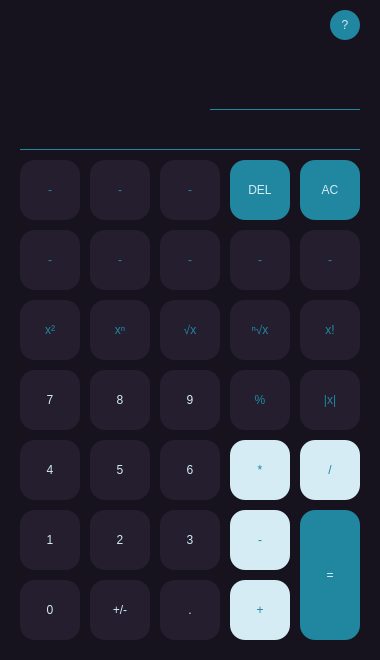
<?xml version="1.0" encoding="UTF-8"?>
<ui version="4.0">
 <class>MainWindow</class>
 <widget class="QMainWindow" name="MainWindow">
  <property name="enabled">
   <bool>true</bool>
  </property>
  <property name="geometry">
   <rect>
    <x>0</x>
    <y>0</y>
    <width>380</width>
    <height>660</height>
   </rect>
  </property>
  <property name="minimumSize">
   <size>
    <width>380</width>
    <height>660</height>
   </size>
  </property>
  <property name="maximumSize">
   <size>
    <width>380</width>
    <height>660</height>
   </size>
  </property>
  <property name="windowTitle">
   <string>Calculator</string>
  </property>
  <property name="windowIcon">
   <iconset>
    <normaloff>calculator.svg</normaloff>calculator.svg</iconset>
  </property>
  <property name="styleSheet">
   <string notr="true">QMainWindow{
	background-color: rgb(23, 19, 30);
}
QPushButton{
	border-radius: 15px;
	font: 700 18pt &quot;Segoe UI&quot;;
}
QFrame{
	border: none;
}
/*******************************************************************/
QPushButton#bt_divide, QPushButton#bt_multiply, QPushButton#bt_plus, QPushButton#bt_minus{
	background-color: rgb(213, 236, 245);
	color: rgb(33, 135, 161);
}
QPushButton#bt_equal{	
	background-color: rgb(33, 135, 161);
	color: rgb(213, 236, 245);
}
QPushButton#bt_equal:hover, QPushButton#bt_divide:hover, QPushButton#bt_multiply:hover, QPushButton#bt_plus:hover, QPushButton#bt_minus:hover{	
	background-color: rgb(36, 30, 47);
	border: 1px solid rgb(33, 135, 161);
}
/*******************************************************************/
QFrame#fr_numbers QPushButton{
	background-color: rgb(36, 30, 47);
	color: rgb(213, 236, 245);
}
QFrame#fr_numbers QPushButton:hover{
	border: 1px solid rgb(33, 135, 161);
}
/*******************************************************************/
QFrame#fr_advanced_operations QPushButton{
	background-color: rgb(36, 30, 47);
	color: rgb(33, 135, 161);
	font: 700 14pt &quot;Segoe UI&quot;;
}
QPushButton#bt_modulo, QPushButton#bt_abs{
	background-color: rgb(36, 30, 47);
	color: rgb(33, 135, 161);
	font: 700 14pt &quot;Segoe UI&quot;;
}
QFrame#fr_advanced_operations QPushButton:hover, QPushButton#bt_modulo:hover, QPushButton#bt_abs:hover{
	border: 1px solid rgb(33, 135, 161);
}
QFrame#fr_advanced_operations QPushButton#bt_del, QFrame#fr_advanced_operations QPushButton#bt_ac{
	background-color: rgb(33, 135, 161);
	color: rgb(213, 236, 245);
}
QFrame#fr_advanced_operations QPushButton#bt_del:hover, QFrame#fr_advanced_operations QPushButton#bt_ac:hover{
	background-color: rgb(36, 30, 47);
	border: 1px solid rgb(33, 135, 161);
}
/*******************************************************************/
QLabel{
	color: rgb(213, 236, 245);
	border-bottom-width: 1px;
	border-bottom-style: solid;
	border-radius: 0px;
	border-bottom-color: rgb(33, 135, 161);
}
/*******************************************************************/
QLabel#lb_expression{
	font: 14pt &quot;Segoe UI&quot;;
}
/*******************************************************************/
QLabel#lb_number{
	font: 26pt &quot;Segoe UI&quot;;
}
/*******************************************************************/
QPushButton#bt_help{
	background-color: rgb(33, 135, 161);
	color: rgb(213, 236, 245);
	font: 700 9pt &quot;Segoe UI&quot;;
}
QPushButton#bt_help:hover{	
	background-color: rgb(36, 30, 47);
	color: rgb(213, 236, 245);
	border: 1px solid rgb(33, 135, 161);
}</string>
  </property>
  <widget class="QWidget" name="centralwidget">
   <widget class="QPushButton" name="bt_equal">
    <property name="geometry">
     <rect>
      <x>300</x>
      <y>510</y>
      <width>60</width>
      <height>130</height>
     </rect>
    </property>
    <property name="mouseTracking">
     <bool>true</bool>
    </property>
    <property name="acceptDrops">
     <bool>false</bool>
    </property>
    <property name="autoFillBackground">
     <bool>false</bool>
    </property>
    <property name="styleSheet">
     <string notr="true"/>
    </property>
    <property name="text">
     <string>=</string>
    </property>
    <property name="autoDefault">
     <bool>false</bool>
    </property>
    <property name="default">
     <bool>false</bool>
    </property>
    <property name="flat">
     <bool>false</bool>
    </property>
   </widget>
   <widget class="QFrame" name="fr_numbers">
    <property name="geometry">
     <rect>
      <x>20</x>
      <y>370</y>
      <width>200</width>
      <height>270</height>
     </rect>
    </property>
    <property name="frameShape">
     <enum>QFrame::StyledPanel</enum>
    </property>
    <property name="frameShadow">
     <enum>QFrame::Raised</enum>
    </property>
    <widget class="QPushButton" name="bt_4">
     <property name="geometry">
      <rect>
       <x>0</x>
       <y>70</y>
       <width>60</width>
       <height>60</height>
      </rect>
     </property>
     <property name="text">
      <string>4</string>
     </property>
    </widget>
    <widget class="QPushButton" name="bt_5">
     <property name="geometry">
      <rect>
       <x>70</x>
       <y>70</y>
       <width>60</width>
       <height>60</height>
      </rect>
     </property>
     <property name="text">
      <string>5</string>
     </property>
    </widget>
    <widget class="QPushButton" name="bt_6">
     <property name="geometry">
      <rect>
       <x>140</x>
       <y>70</y>
       <width>60</width>
       <height>60</height>
      </rect>
     </property>
     <property name="text">
      <string>6</string>
     </property>
    </widget>
    <widget class="QPushButton" name="bt_7">
     <property name="geometry">
      <rect>
       <x>0</x>
       <y>0</y>
       <width>60</width>
       <height>60</height>
      </rect>
     </property>
     <property name="text">
      <string>7</string>
     </property>
    </widget>
    <widget class="QPushButton" name="bt_8">
     <property name="geometry">
      <rect>
       <x>70</x>
       <y>0</y>
       <width>60</width>
       <height>60</height>
      </rect>
     </property>
     <property name="text">
      <string>8</string>
     </property>
    </widget>
    <widget class="QPushButton" name="bt_9">
     <property name="geometry">
      <rect>
       <x>140</x>
       <y>0</y>
       <width>60</width>
       <height>60</height>
      </rect>
     </property>
     <property name="text">
      <string>9</string>
     </property>
    </widget>
    <widget class="QPushButton" name="bt_point">
     <property name="geometry">
      <rect>
       <x>140</x>
       <y>210</y>
       <width>60</width>
       <height>60</height>
      </rect>
     </property>
     <property name="text">
      <string>.</string>
     </property>
    </widget>
    <widget class="QPushButton" name="bt_inverse">
     <property name="geometry">
      <rect>
       <x>70</x>
       <y>210</y>
       <width>60</width>
       <height>60</height>
      </rect>
     </property>
     <property name="text">
      <string>+/-</string>
     </property>
    </widget>
    <widget class="QPushButton" name="bt_0">
     <property name="geometry">
      <rect>
       <x>0</x>
       <y>210</y>
       <width>60</width>
       <height>60</height>
      </rect>
     </property>
     <property name="text">
      <string>0</string>
     </property>
    </widget>
    <widget class="QPushButton" name="bt_1">
     <property name="geometry">
      <rect>
       <x>0</x>
       <y>140</y>
       <width>60</width>
       <height>60</height>
      </rect>
     </property>
     <property name="text">
      <string>1</string>
     </property>
    </widget>
    <widget class="QPushButton" name="bt_2">
     <property name="geometry">
      <rect>
       <x>70</x>
       <y>140</y>
       <width>60</width>
       <height>60</height>
      </rect>
     </property>
     <property name="text">
      <string>2</string>
     </property>
    </widget>
    <widget class="QPushButton" name="bt_3">
     <property name="geometry">
      <rect>
       <x>140</x>
       <y>140</y>
       <width>60</width>
       <height>60</height>
      </rect>
     </property>
     <property name="text">
      <string>3</string>
     </property>
    </widget>
   </widget>
   <widget class="QFrame" name="fr_advanced_operations">
    <property name="geometry">
     <rect>
      <x>20</x>
      <y>160</y>
      <width>340</width>
      <height>211</height>
     </rect>
    </property>
    <property name="autoFillBackground">
     <bool>false</bool>
    </property>
    <property name="frameShape">
     <enum>QFrame::StyledPanel</enum>
    </property>
    <property name="frameShadow">
     <enum>QFrame::Raised</enum>
    </property>
    <widget class="QPushButton" name="bt_factorial">
     <property name="geometry">
      <rect>
       <x>280</x>
       <y>140</y>
       <width>60</width>
       <height>60</height>
      </rect>
     </property>
     <property name="text">
      <string>x!</string>
     </property>
    </widget>
    <widget class="QPushButton" name="bt_square">
     <property name="geometry">
      <rect>
       <x>0</x>
       <y>140</y>
       <width>60</width>
       <height>60</height>
      </rect>
     </property>
     <property name="text">
      <string>x²</string>
     </property>
    </widget>
    <widget class="QPushButton" name="bt_exp">
     <property name="geometry">
      <rect>
       <x>70</x>
       <y>140</y>
       <width>60</width>
       <height>60</height>
      </rect>
     </property>
     <property name="text">
      <string>xⁿ</string>
     </property>
    </widget>
    <widget class="QPushButton" name="bt_square_root">
     <property name="geometry">
      <rect>
       <x>140</x>
       <y>140</y>
       <width>60</width>
       <height>60</height>
      </rect>
     </property>
     <property name="text">
      <string>√x</string>
     </property>
    </widget>
    <widget class="QPushButton" name="bt_n_root">
     <property name="geometry">
      <rect>
       <x>210</x>
       <y>140</y>
       <width>60</width>
       <height>60</height>
      </rect>
     </property>
     <property name="text">
      <string>ⁿ√x</string>
     </property>
    </widget>
    <widget class="QPushButton" name="bt_factorial_6">
     <property name="geometry">
      <rect>
       <x>140</x>
       <y>0</y>
       <width>60</width>
       <height>60</height>
      </rect>
     </property>
     <property name="text">
      <string>-</string>
     </property>
    </widget>
    <widget class="QPushButton" name="bt_factorial_7">
     <property name="geometry">
      <rect>
       <x>70</x>
       <y>70</y>
       <width>60</width>
       <height>60</height>
      </rect>
     </property>
     <property name="text">
      <string>-</string>
     </property>
    </widget>
    <widget class="QPushButton" name="bt_factorial_8">
     <property name="geometry">
      <rect>
       <x>0</x>
       <y>70</y>
       <width>60</width>
       <height>60</height>
      </rect>
     </property>
     <property name="text">
      <string>-</string>
     </property>
    </widget>
    <widget class="QPushButton" name="bt_factorial_9">
     <property name="geometry">
      <rect>
       <x>140</x>
       <y>70</y>
       <width>60</width>
       <height>60</height>
      </rect>
     </property>
     <property name="text">
      <string>-</string>
     </property>
    </widget>
    <widget class="QPushButton" name="bt_factorial_10">
     <property name="geometry">
      <rect>
       <x>0</x>
       <y>0</y>
       <width>60</width>
       <height>60</height>
      </rect>
     </property>
     <property name="text">
      <string>-</string>
     </property>
    </widget>
    <widget class="QPushButton" name="bt_factorial_11">
     <property name="geometry">
      <rect>
       <x>70</x>
       <y>0</y>
       <width>60</width>
       <height>60</height>
      </rect>
     </property>
     <property name="text">
      <string>-</string>
     </property>
    </widget>
    <widget class="QPushButton" name="bt_factorial_12">
     <property name="geometry">
      <rect>
       <x>210</x>
       <y>70</y>
       <width>60</width>
       <height>60</height>
      </rect>
     </property>
     <property name="text">
      <string>-</string>
     </property>
    </widget>
    <widget class="QPushButton" name="bt_factorial_13">
     <property name="geometry">
      <rect>
       <x>280</x>
       <y>70</y>
       <width>60</width>
       <height>60</height>
      </rect>
     </property>
     <property name="text">
      <string>-</string>
     </property>
    </widget>
    <widget class="QPushButton" name="bt_del">
     <property name="geometry">
      <rect>
       <x>210</x>
       <y>0</y>
       <width>60</width>
       <height>60</height>
      </rect>
     </property>
     <property name="text">
      <string>DEL</string>
     </property>
    </widget>
    <widget class="QPushButton" name="bt_ac">
     <property name="geometry">
      <rect>
       <x>280</x>
       <y>0</y>
       <width>60</width>
       <height>60</height>
      </rect>
     </property>
     <property name="text">
      <string>AC</string>
     </property>
    </widget>
   </widget>
   <widget class="QLabel" name="lb_long">
    <property name="geometry">
     <rect>
      <x>20</x>
      <y>110</y>
      <width>340</width>
      <height>40</height>
     </rect>
    </property>
    <property name="text">
     <string/>
    </property>
    <property name="alignment">
     <set>Qt::AlignRight|Qt::AlignTrailing|Qt::AlignVCenter</set>
    </property>
   </widget>
   <widget class="QLabel" name="lb_number">
    <property name="geometry">
     <rect>
      <x>210</x>
      <y>50</y>
      <width>150</width>
      <height>60</height>
     </rect>
    </property>
    <property name="text">
     <string/>
    </property>
    <property name="alignment">
     <set>Qt::AlignRight|Qt::AlignTrailing|Qt::AlignVCenter</set>
    </property>
   </widget>
   <widget class="QPushButton" name="bt_help">
    <property name="geometry">
     <rect>
      <x>330</x>
      <y>10</y>
      <width>30</width>
      <height>30</height>
     </rect>
    </property>
    <property name="mouseTracking">
     <bool>true</bool>
    </property>
    <property name="acceptDrops">
     <bool>false</bool>
    </property>
    <property name="styleSheet">
     <string notr="true"/>
    </property>
    <property name="text">
     <string>?</string>
    </property>
    <property name="autoDefault">
     <bool>false</bool>
    </property>
    <property name="default">
     <bool>false</bool>
    </property>
    <property name="flat">
     <bool>false</bool>
    </property>
   </widget>
   <widget class="QPushButton" name="bt_divide">
    <property name="geometry">
     <rect>
      <x>300</x>
      <y>440</y>
      <width>60</width>
      <height>60</height>
     </rect>
    </property>
    <property name="text">
     <string>/</string>
    </property>
   </widget>
   <widget class="QPushButton" name="bt_multiply">
    <property name="geometry">
     <rect>
      <x>230</x>
      <y>440</y>
      <width>60</width>
      <height>60</height>
     </rect>
    </property>
    <property name="text">
     <string>*</string>
    </property>
   </widget>
   <widget class="QPushButton" name="bt_minus">
    <property name="geometry">
     <rect>
      <x>230</x>
      <y>510</y>
      <width>60</width>
      <height>60</height>
     </rect>
    </property>
    <property name="text">
     <string>-</string>
    </property>
   </widget>
   <widget class="QPushButton" name="bt_plus">
    <property name="geometry">
     <rect>
      <x>230</x>
      <y>580</y>
      <width>60</width>
      <height>60</height>
     </rect>
    </property>
    <property name="text">
     <string>+</string>
    </property>
   </widget>
   <widget class="QPushButton" name="bt_abs">
    <property name="geometry">
     <rect>
      <x>300</x>
      <y>370</y>
      <width>60</width>
      <height>60</height>
     </rect>
    </property>
    <property name="text">
     <string>|x|</string>
    </property>
   </widget>
   <widget class="QPushButton" name="bt_modulo">
    <property name="geometry">
     <rect>
      <x>230</x>
      <y>370</y>
      <width>60</width>
      <height>60</height>
     </rect>
    </property>
    <property name="text">
     <string>%</string>
    </property>
   </widget>
  </widget>
 </widget>
 <resources/>
 <connections/>
</ui>
